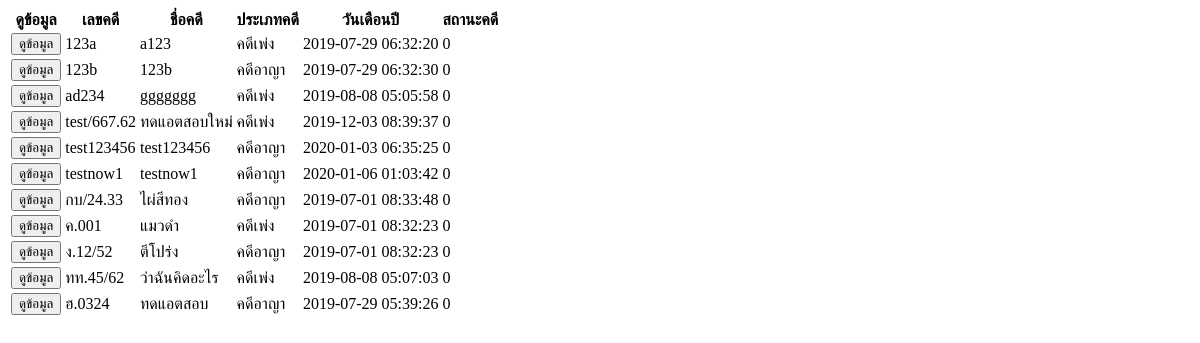
/module/main/show_data_search.php, run on an earlier commit of the app's database.
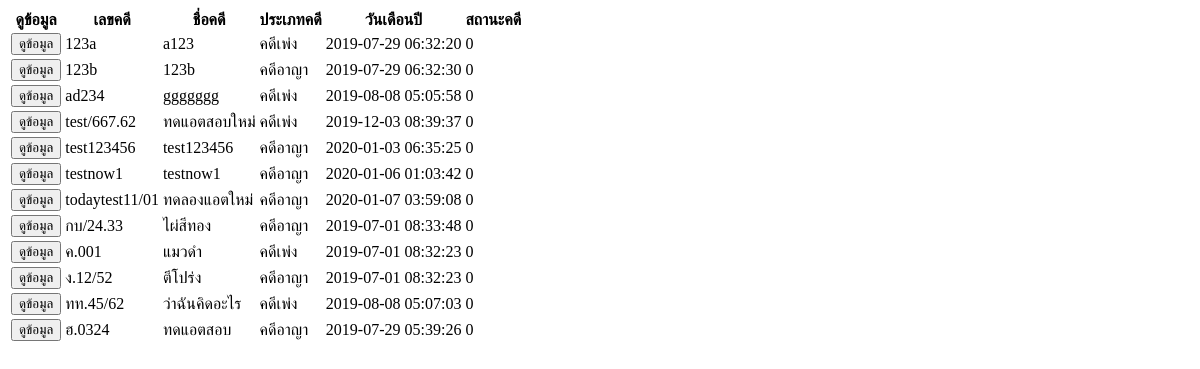
And on a later commit of the database.
### tables this page shows
CREATE TABLE `case_name` (
  `case_id` varchar(255) NOT NULL,
  `case_name` varchar(255) NOT NULL,
  `case_type` tinyint(2) NOT NULL,
  `case_savetime` timestamp NOT NULL DEFAULT current_timestamp() ON UPDATE current_timestamp(),
  `case_status` tinyint(2) NOT NULL
);

### module/main/show_data_search.php (the view, shortened to what this page needs)
<?php
$con = connect_db();
?>
<form method="get">
        <?php
                if(empty($_POST['search'])){
                  $sql="SELECT case_id,case_name,case_type,case_savetime,case_status FROM case_name";
                  $chk_id_card = "";
                }
                $select = mysqli_query($con,"$sql")or die("select sql error".mysqli_error($con));
                ?>
          <div class="row">
              <div class="col-md">
              <table id="myTable" class="display table">
                    <thead>
                      <tr>
                        <th>ดูข้อมูล</th>
                        <th>เลขคดี</th>
                        <th>ชื่อคดี</th>
                        <th>ประเภทคดี</th>
                        <th>วันเดือนปี</th>
                        <th>สถานะคดี</th>
                      </tr>
                    </thead>
                    <tbody>
                      <?php
                      while(list($case_id,$case_name,$case_type,$case_date,$status_case)=mysqli_fetch_row($select)){
                      if($case_type==1){
                        $case_typeName="คดีเพ่ง";
                      }else{
                        $case_typeName="คดีอาญา";
                      }
                      if($_POST['type']==2){
                        echo"
                          <tr>
                          <td><a href='?datacase=$case_id&search=$chk_id_card&module=1&action=1'><button type='button' class='btn btn-outline-secondary'>ดูข้อมูล</button></a></td>
                            <td>$case_id</td>
                            <td>$case_name</td>
                            <td>$case_typeName</td>
                            <td>$case_date</td>
                            <td>$status_case</td>
                        </tr>";
                      }
                      else{
                          echo"
                          <tr>
                            <td><a href='?datacase=$case_id&module=1&action=1'><button type='button' class='btn btn-outline-secondary'>ดูข้อมูล</button></a></td>
                            <td>$case_id</td>
                            <td>$case_name</td>
                            <td>$case_typeName</td>
                            <td>$case_date</td>
                            <td>$status_case</td>
                        </tr>";
                      }
                      }
                      ?>
                  </tbody>
                </table>
                </form>

What changed in the data, as far as the page shows it:
added case_name: case_id "todaytest11/01", case_name "ทดลองแอตใหม่", case_type "คดีอาญา", case_savetime "2020-01-07 03:59:08", case_status "0"
